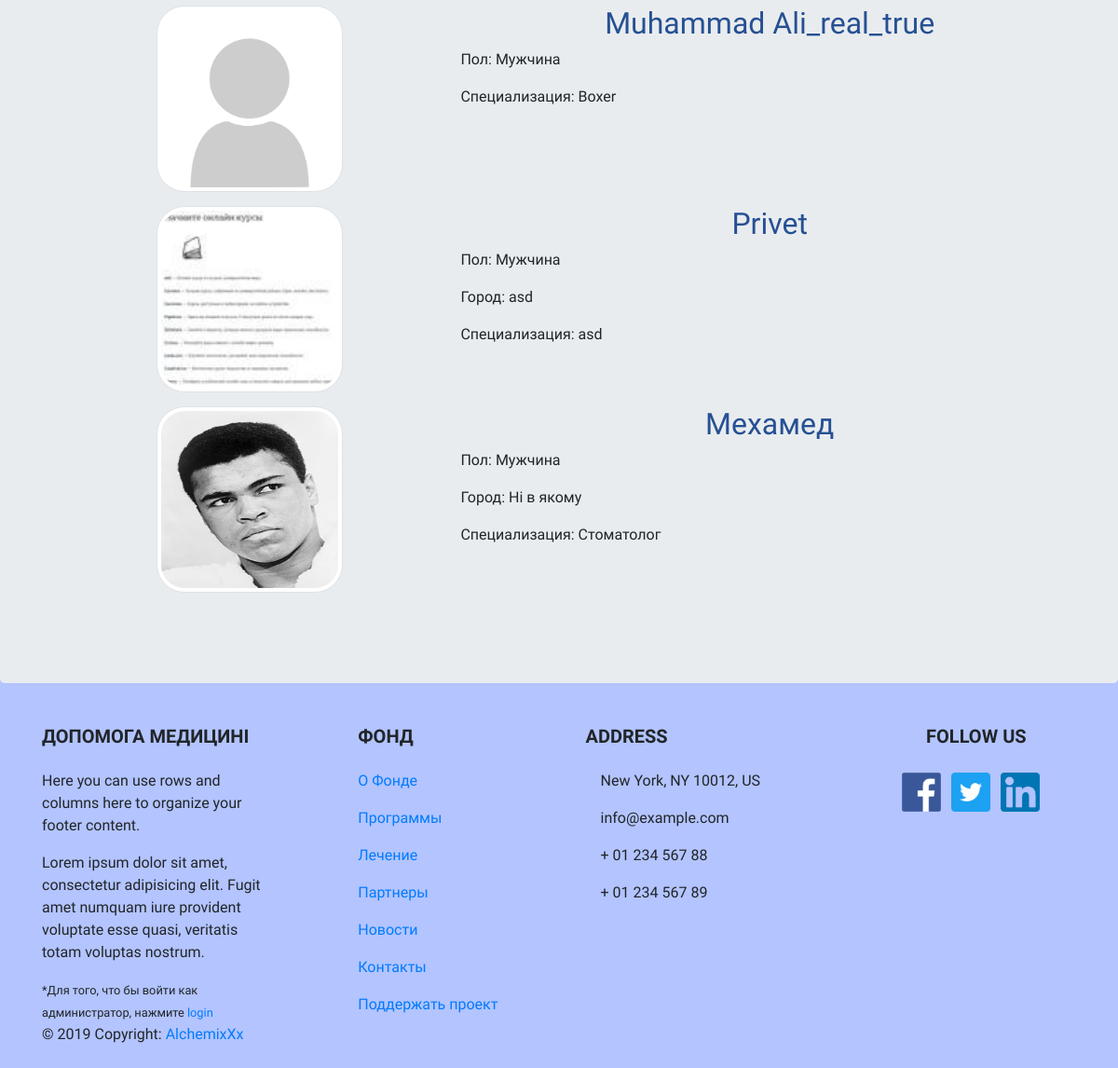
/doctors (lower part), run on an earlier commit of the app's database.
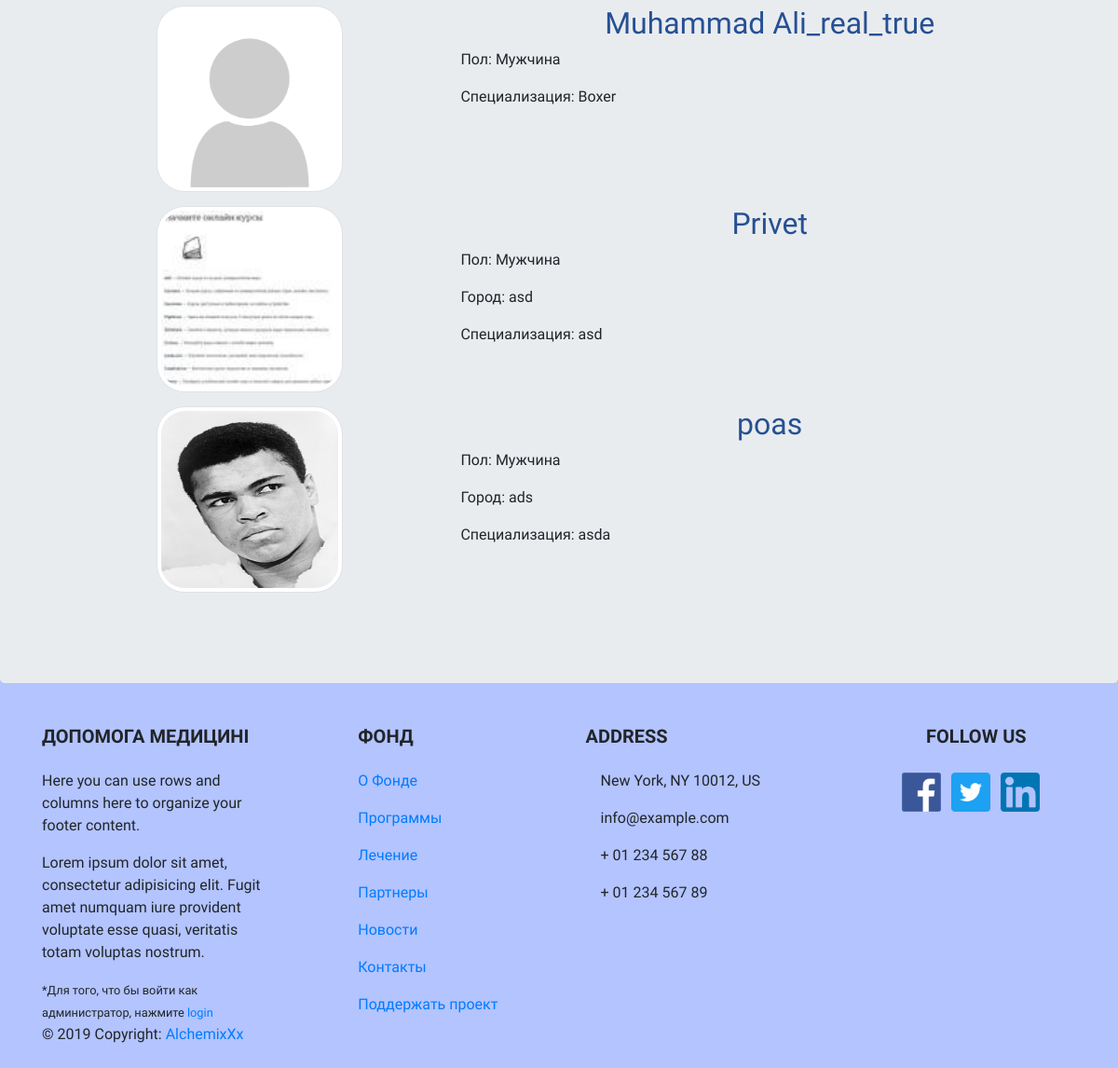
And on a later commit of the database.
### flaskblog/models.py (models this page shows, shortened)
class Doctors(db.Model):
    id = db.Column(db.Integer, primary_key=True)
    name = db.Column(db.String(128), unique=True, nullable=False)
    sex = db.Column(db.String(256), nullable=False, default='Nothing')
    specialization = db.Column(db.String(256), nullable=True, default='Nothing')
    academic_degree = db.Column(db.String(256), nullable=True, default='Nothing')
    employer = db.Column(db.String(256), nullable=True, default='Nothing')
    position = db.Column(db.String(256), nullable=True, default='Nothing')
    city = db.Column(db.String(256), nullable=True, default='Nothing')
    age = db.Column(db.Integer, nullable=True, default='Nothing')
    biography = db.Column(db.Text, nullable=True, default='Nothing')
    image_file = db.Column(db.String(50), nullable=False, default='no_photo.png')

### flaskblog/main/routes.py (the view)
@main.route("/doctors")
def doctors():
    page = request.args.get('page', 1, type=int)
    posts = Doctors.query.order_by(Doctors.name).paginate(page=page, per_page=7)
    return render_template('42_doctors.html', posts=posts)

### flaskblog/templates/42_doctors.html (shortened to what this page needs)
{% extends "00_layout.html" %}
{% block content %}
<main>
      <div class="jumbotron">
        <div class="container">
<div class="main_info">
            <div class="news_zone">
              {% for post in posts.items %}
               <img class="pict_2 img-thumbnail" src="{{ post.image_file }}" alt='__sorry__'>
               <article class="media content-section">
                 <div class="media-body">
                   <h2><a class="article-title" href="{{url_for('doctors.doctor', doctor_id=post.id)}}">{{post.name}}</a></h2>
                     {% if post.sex == 'male'%}
                      <p>Пол: Мужчина</p>
                     {% else %}
                      <p>Пол: Женщина</p>
                      {% endif %}
                   {% if post.city != "None" %}
                      <p>Город: {{ post.city }}</p>
                   {% endif %}
                   {% if post.specialization != "None" %}
                      <p>Специализация: {{ post.specialization }}</p>
                   {% endif %}
                 </div>
               </article>
              {% endfor %}
            </div>
        </div>
    </div>
</main>
{% endblock content%}

### flaskblog/templates/00_layout.html (shortened to what this page needs)
<!DOCTYPE html>
<html lang="en" dir="ltr">
  <head>
    <link rel="stylesheet" href="https://stackpath.bootstrapcdn.com/bootstrap/4.3.1/css/bootstrap.min.css">
    <link rel="stylesheet" type="text/css" href="{{ url_for('static', filename = 'style.css' )}}">
  </head>
  <body>
<main role="main">
  {% block content %}
  {% endblock %}
</main>
    <footer class="page-footer font-small mdb-color lighten-3 pt-4">
        <div class="container text-center text-md-left">
          <div class="row">
            <div class="col-md-4 col-lg-3 mr-auto my-md-4 my-0 mt-4 mb-1">
              <h5 class="font-weight-bold text-uppercase mb-4">ДОПОМОГА МЕДИЦИНІ</h5>
              <p>Here you can use rows and columns here to organize your footer content.</p>
              <p>Lorem ipsum dolor sit amet, consectetur adipisicing elit. Fugit amet numquam iure provident voluptate esse
                quasi, veritatis totam voluptas nostrum.</p>
                <small>*Для того, что бы войти как администратор, нажмите <a href="{{url_for('users.login') }}">login</a></small>
                <p>© 2019 Copyright:
                  <a href="https://www.linkedin.com/in/pavlenkopavel/", target="_blank"> AlchemixXx</a></p>
            </div>
            <div class="col-md-2 col-lg-2 mx-auto my-md-4 my-0 mt-4 mb-1">
              <h5 class="font-weight-bold text-uppercase mb-4">Фонд</h5>
              <ul class="list-unstyled">
                <li>
                  <p>
                    <a href="{{url_for('main.more_about') }}">О Фонде</a>
                  </p>
                </li>
                <li>
                  <p>
                    <a href="{{url_for('main.directs_all') }}">Программы</a>
                  </p>
                </li>
                <li>
                  <p>
                    <a href="{{url_for('main.treatments_all') }}">Лечение</a>
                  </p>
                </li>
                <li>
                  <p>
                    <a href="{{url_for('main.partners_all') }}">Партнеры</a>
                  </p>
                </li>
                <li>
                  <p>
                    <a href="{{url_for('main.news') }}">Новости</a>
                  </p>
                </li>
                <li>
                  <p>
                    <a href="{{url_for('main.contacts') }}">Контакты</a>
                  </p>
                </li>
                <li>
                  <p>
                    <a href="{{url_for('main.help_us') }}">Поддержать проект</a>
                  </p>
                </li>
              </ul>
            </div>
            <div class="col-md-4 col-lg-3 mx-auto my-md-4 my-0 mt-4 mb-1">
              <h5 class="font-weight-bold text-uppercase mb-4">Address</h5>
              <ul class="list-unstyled">
                <li>
                  <p>
                     New York, NY 10012, US</p>
                </li>
                <li>
                  <p>
                     info@example.com</p>
                </li>
                <li>
                  <p>
                     + 01 234 567 88</p>
                </li>
                <li>
                  <p>
                     + 01 234 567 89</p>
                </li>
              </ul>
            </div>
            <div class="col-md-2 col-lg-2 text-center mx-auto my-4">
              <h5 class="font-weight-bold text-uppercase mb-4">Follow Us</h5>
              <a type="button" class="btn-floating btn-fb" href="{{url_for('main.home') }}" target="_blank">
                <i class="fab fa-facebook-f"><img src="{{ url_for('static', filename = 'images/facebook3.png') }}" alt="Facebook"></i>
              </a>
              <a type="button" class="btn-floating btn-tw" href="{{url_for('main.home') }}" target="_blank">
                <i class="fab fa-twitter"><img src="{{ url_for('static', filename = 'images/twitter3.png') }}" alt="Twitter"></i>
              </a>
              <a type="button" class="btn-floating li-ic" href="{{url_for('main.home') }}" target="_blank">
                <i class="fab fa-linkedin-in fa-lg white-text mr-4"><img src="{{ url_for('static', filename = 'images/linked3.png') }}" alt="LinkedIn"></i>
              </a>
            </div>
          </div>
        </div>
      </footer>
  </body>
</html>

### flaskblog/static/style.css (style rules this page uses)
body { background: #b3c4ff; font-size: 16px; font-family: 'Mukta', sans-serif; z-index: 100; width: 100%; height: 100%; }
.news_zone { padding-top: 3%; padding-bottom: 3%; }
h2 { text-align: center; }
.media-body a { color: #265093; }
.pict_2 { width: 200px; height: 200px; display: block; margin-left: auto; margin-right: auto; margin-top: auto; margin-bottom: auto; border-radius: 15%; }
.pict_2 { max-width: 450px; max-height: 450px; display: block; margin-left: auto; margin-right: auto; margin-top: auto; margin-bottom: auto; border-radius: 15%; }
.news_zone { max-width: 100%; display: grid; grid-template-columns: 40% 60%; grid-column-gap: 5px; grid-row-gap: 15px; }
.page-footer { margin-top: -35px; padding-top: 0px; padding-bottom: 0px; }
.fab img { max-width: 42px; margin-left: -2px; margin-top: -2px; }
.btn-fb, .li-ic, .btn-tw { width: 39px; height: 39px; margin-right: 10px; margin-top: 5px; }

What changed in the data, as far as the page shows it:
no longer on this page (row unchanged): Doctors: image_file (picture), name "Мeхамед", sex "Пол: Мужчина", city "Ні в якому", specialization "Стоматолог"
added Doctors: image_file (picture), name "poas", sex "Пол: Мужчина", city "ads", specialization "asda"
